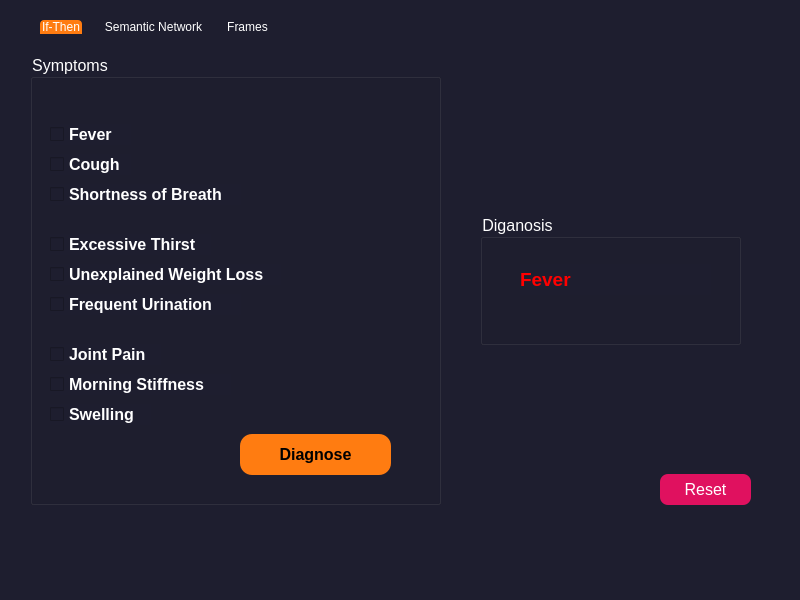
<?xml version="1.0" encoding="UTF-8"?>
<ui version="4.0">
 <class>MainWindow</class>
 <widget class="QMainWindow" name="MainWindow">
  <property name="geometry">
   <rect>
    <x>0</x>
    <y>0</y>
    <width>800</width>
    <height>600</height>
   </rect>
  </property>
  <property name="minimumSize">
   <size>
    <width>800</width>
    <height>600</height>
   </size>
  </property>
  <property name="maximumSize">
   <size>
    <width>800</width>
    <height>600</height>
   </size>
  </property>
  <property name="windowTitle">
   <string>CDSS</string>
  </property>
  <property name="windowIcon">
   <iconset>
    <normaloff>stethoscope.png</normaloff>stethoscope.png</iconset>
  </property>
  <property name="styleSheet">
   <string notr="true">color: rgb(255, 255, 255);
background-color: #1e1e2f;
</string>
  </property>
  <widget class="QWidget" name="centralwidget">
   <widget class="QTabWidget" name="Tabs">
    <property name="geometry">
     <rect>
      <x>30</x>
      <y>20</y>
      <width>731</width>
      <height>531</height>
     </rect>
    </property>
    <property name="styleSheet">
     <string notr="true">QTabBar::tab:selected {
    background-color: rgb(255, 124, 17);
 border-top-left-radius: 4px;
  border-top-right-radius: 4px;
}

QTabBar::tab:!selected {
    background-color:  #1e1e2f;
}

QTabWidget::pane {
    border: none;

}

QTabBar::tab {
   background-color: #1e1e2f;
    border: none;
padding-right: 2px;
padding-left:2px;
 margin-right: 10px;
margin-left: 10px;
color:white
}</string>
    </property>
    <property name="currentIndex">
     <number>0</number>
    </property>
    <widget class="QWidget" name="tab1">
     <attribute name="title">
      <string>If-Then</string>
     </attribute>
     <widget class="QGroupBox" name="groupBox">
      <property name="geometry">
       <rect>
        <x>0</x>
        <y>20</y>
        <width>411</width>
        <height>451</height>
       </rect>
      </property>
      <property name="font">
       <font>
        <pointsize>12</pointsize>
       </font>
      </property>
      <property name="title">
       <string>Symptoms</string>
      </property>
      <widget class="QCheckBox" name="tab1_fever">
       <property name="geometry">
        <rect>
         <x>20</x>
         <y>70</y>
         <width>81</width>
         <height>21</height>
        </rect>
       </property>
       <property name="font">
        <font>
         <pointsize>12</pointsize>
         <weight>75</weight>
         <bold>true</bold>
        </font>
       </property>
       <property name="text">
        <string>Fever</string>
       </property>
      </widget>
      <widget class="QCheckBox" name="tab1_cough">
       <property name="geometry">
        <rect>
         <x>20</x>
         <y>100</y>
         <width>81</width>
         <height>21</height>
        </rect>
       </property>
       <property name="font">
        <font>
         <pointsize>12</pointsize>
         <weight>75</weight>
         <bold>true</bold>
        </font>
       </property>
       <property name="text">
        <string>Cough</string>
       </property>
      </widget>
      <widget class="QCheckBox" name="tab1_sob">
       <property name="geometry">
        <rect>
         <x>20</x>
         <y>130</y>
         <width>191</width>
         <height>21</height>
        </rect>
       </property>
       <property name="font">
        <font>
         <pointsize>12</pointsize>
         <weight>75</weight>
         <bold>true</bold>
        </font>
       </property>
       <property name="text">
        <string>Shortness of Breath</string>
       </property>
      </widget>
      <widget class="QCheckBox" name="tab1_urination">
       <property name="geometry">
        <rect>
         <x>20</x>
         <y>240</y>
         <width>191</width>
         <height>21</height>
        </rect>
       </property>
       <property name="font">
        <font>
         <pointsize>12</pointsize>
         <weight>75</weight>
         <bold>true</bold>
        </font>
       </property>
       <property name="text">
        <string>Frequent Urination</string>
       </property>
      </widget>
      <widget class="QCheckBox" name="tab1_thirst">
       <property name="geometry">
        <rect>
         <x>20</x>
         <y>180</y>
         <width>161</width>
         <height>21</height>
        </rect>
       </property>
       <property name="font">
        <font>
         <pointsize>12</pointsize>
         <weight>75</weight>
         <bold>true</bold>
        </font>
       </property>
       <property name="text">
        <string>Excessive Thirst</string>
       </property>
      </widget>
      <widget class="QCheckBox" name="tab1_weight_loss">
       <property name="geometry">
        <rect>
         <x>20</x>
         <y>210</y>
         <width>231</width>
         <height>21</height>
        </rect>
       </property>
       <property name="font">
        <font>
         <pointsize>12</pointsize>
         <weight>75</weight>
         <bold>true</bold>
        </font>
       </property>
       <property name="text">
        <string>Unexplained Weight Loss</string>
       </property>
      </widget>
      <widget class="QCheckBox" name="tab1_swelling">
       <property name="geometry">
        <rect>
         <x>20</x>
         <y>350</y>
         <width>101</width>
         <height>21</height>
        </rect>
       </property>
       <property name="font">
        <font>
         <pointsize>12</pointsize>
         <weight>75</weight>
         <bold>true</bold>
        </font>
       </property>
       <property name="text">
        <string>Swelling </string>
       </property>
      </widget>
      <widget class="QCheckBox" name="tab1_joint_pain">
       <property name="geometry">
        <rect>
         <x>20</x>
         <y>290</y>
         <width>111</width>
         <height>21</height>
        </rect>
       </property>
       <property name="font">
        <font>
         <pointsize>12</pointsize>
         <weight>75</weight>
         <bold>true</bold>
        </font>
       </property>
       <property name="text">
        <string>Joint Pain</string>
       </property>
      </widget>
      <widget class="QCheckBox" name="tab1_stiffness">
       <property name="geometry">
        <rect>
         <x>20</x>
         <y>320</y>
         <width>181</width>
         <height>21</height>
        </rect>
       </property>
       <property name="font">
        <font>
         <pointsize>12</pointsize>
         <weight>75</weight>
         <bold>true</bold>
        </font>
       </property>
       <property name="text">
        <string>Morning Stiffness</string>
       </property>
      </widget>
      <widget class="QPushButton" name="tab1_diagnose">
       <property name="geometry">
        <rect>
         <x>210</x>
         <y>380</y>
         <width>151</width>
         <height>41</height>
        </rect>
       </property>
       <property name="styleSheet">
        <string notr="true">QPushButton {
    background-color: rgb(255, 124, 17);;
    border-radius: 12px;
    color: #000;
    font-weight: bold;
    padding: 10px 15px;
    text-align: center;
    width: 100%;
    border: 0;
    font-size: 16px;
}


QPushButton:pressed {
    background: #e6c800; 
}

</string>
       </property>
       <property name="text">
        <string>Diagnose</string>
       </property>
       <property name="iconSize">
        <size>
         <width>20</width>
         <height>20</height>
        </size>
       </property>
      </widget>
     </widget>
     <widget class="QGroupBox" name="groupBox_2">
      <property name="geometry">
       <rect>
        <x>450</x>
        <y>180</y>
        <width>261</width>
        <height>131</height>
       </rect>
      </property>
      <property name="font">
       <font>
        <pointsize>12</pointsize>
       </font>
      </property>
      <property name="title">
       <string>Diganosis</string>
      </property>
      <widget class="QLabel" name="tab1_diag">
       <property name="geometry">
        <rect>
         <x>40</x>
         <y>50</y>
         <width>191</width>
         <height>31</height>
        </rect>
       </property>
       <property name="font">
        <font>
         <pointsize>14</pointsize>
         <weight>75</weight>
         <bold>true</bold>
        </font>
       </property>
       <property name="styleSheet">
        <string notr="true">color: red;</string>
       </property>
       <property name="text">
        <string>Fever</string>
       </property>
      </widget>
     </widget>
     <widget class="QPushButton" name="tab1_reset">
      <property name="geometry">
       <rect>
        <x>630</x>
        <y>440</y>
        <width>91</width>
        <height>31</height>
       </rect>
      </property>
      <property name="font">
       <font>
        <pointsize>12</pointsize>
       </font>
      </property>
      <property name="styleSheet">
       <string notr="true">QPushButton {
    background-color: #E0115F; 
    color: white;
    border-radius: 8px;
    padding: 5px 10px;
}

QPushButton:pressed {
    background-color: #B00D4C;
    border: 1.2px inset gray;
}
</string>
      </property>
      <property name="text">
       <string>Reset</string>
      </property>
     </widget>
     <widget class="QLabel" name="label_4">
      <property name="geometry">
       <rect>
        <x>590</x>
        <y>20</y>
        <width>131</width>
        <height>101</height>
       </rect>
      </property>
      <property name="text">
       <string/>
      </property>
      <property name="pixmap">
       <pixmap>heart.png</pixmap>
      </property>
      <property name="scaledContents">
       <bool>true</bool>
      </property>
     </widget>
    </widget>
    <widget class="QWidget" name="tab2">
     <attribute name="title">
      <string>Semantic Network</string>
     </attribute>
     <widget class="QGroupBox" name="groupBox_3">
      <property name="geometry">
       <rect>
        <x>0</x>
        <y>20</y>
        <width>411</width>
        <height>451</height>
       </rect>
      </property>
      <property name="font">
       <font>
        <pointsize>12</pointsize>
       </font>
      </property>
      <property name="title">
       <string>Symptoms</string>
      </property>
      <widget class="QCheckBox" name="tab2_fever">
       <property name="geometry">
        <rect>
         <x>20</x>
         <y>70</y>
         <width>81</width>
         <height>21</height>
        </rect>
       </property>
       <property name="font">
        <font>
         <pointsize>12</pointsize>
         <weight>75</weight>
         <bold>true</bold>
        </font>
       </property>
       <property name="text">
        <string>Fever</string>
       </property>
      </widget>
      <widget class="QCheckBox" name="tab2_cough">
       <property name="geometry">
        <rect>
         <x>20</x>
         <y>100</y>
         <width>81</width>
         <height>21</height>
        </rect>
       </property>
       <property name="font">
        <font>
         <pointsize>12</pointsize>
         <weight>75</weight>
         <bold>true</bold>
        </font>
       </property>
       <property name="text">
        <string>Cough</string>
       </property>
      </widget>
      <widget class="QCheckBox" name="tab2_sob">
       <property name="geometry">
        <rect>
         <x>20</x>
         <y>130</y>
         <width>191</width>
         <height>21</height>
        </rect>
       </property>
       <property name="font">
        <font>
         <pointsize>12</pointsize>
         <weight>75</weight>
         <bold>true</bold>
        </font>
       </property>
       <property name="text">
        <string>Shortness of Breath</string>
       </property>
      </widget>
      <widget class="QCheckBox" name="tab2_urination">
       <property name="geometry">
        <rect>
         <x>20</x>
         <y>240</y>
         <width>191</width>
         <height>21</height>
        </rect>
       </property>
       <property name="font">
        <font>
         <pointsize>12</pointsize>
         <weight>75</weight>
         <bold>true</bold>
        </font>
       </property>
       <property name="text">
        <string>Frequent Urination</string>
       </property>
      </widget>
      <widget class="QCheckBox" name="tab2_thirst">
       <property name="geometry">
        <rect>
         <x>20</x>
         <y>180</y>
         <width>161</width>
         <height>21</height>
        </rect>
       </property>
       <property name="font">
        <font>
         <pointsize>12</pointsize>
         <weight>75</weight>
         <bold>true</bold>
        </font>
       </property>
       <property name="text">
        <string>Excessive Thirst</string>
       </property>
      </widget>
      <widget class="QCheckBox" name="tab2_weight_loss">
       <property name="geometry">
        <rect>
         <x>20</x>
         <y>210</y>
         <width>231</width>
         <height>21</height>
        </rect>
       </property>
       <property name="font">
        <font>
         <pointsize>12</pointsize>
         <weight>75</weight>
         <bold>true</bold>
        </font>
       </property>
       <property name="text">
        <string>Unexplained Weight Loss</string>
       </property>
      </widget>
      <widget class="QCheckBox" name="tab2_swelling">
       <property name="geometry">
        <rect>
         <x>20</x>
         <y>350</y>
         <width>101</width>
         <height>21</height>
        </rect>
       </property>
       <property name="font">
        <font>
         <pointsize>12</pointsize>
         <weight>75</weight>
         <bold>true</bold>
        </font>
       </property>
       <property name="text">
        <string>Swelling </string>
       </property>
      </widget>
      <widget class="QCheckBox" name="tab2_joint_pain">
       <property name="geometry">
        <rect>
         <x>20</x>
         <y>290</y>
         <width>111</width>
         <height>21</height>
        </rect>
       </property>
       <property name="font">
        <font>
         <pointsize>12</pointsize>
         <weight>75</weight>
         <bold>true</bold>
        </font>
       </property>
       <property name="text">
        <string>Joint Pain</string>
       </property>
      </widget>
      <widget class="QCheckBox" name="tab2_stiffness">
       <property name="geometry">
        <rect>
         <x>20</x>
         <y>320</y>
         <width>181</width>
         <height>21</height>
        </rect>
       </property>
       <property name="font">
        <font>
         <pointsize>12</pointsize>
         <weight>75</weight>
         <bold>true</bold>
        </font>
       </property>
       <property name="text">
        <string>Morning Stiffness</string>
       </property>
      </widget>
      <widget class="QPushButton" name="tab2_diagnose">
       <property name="geometry">
        <rect>
         <x>210</x>
         <y>380</y>
         <width>151</width>
         <height>41</height>
        </rect>
       </property>
       <property name="styleSheet">
        <string notr="true">QPushButton {
    background-color: rgb(255, 124, 17);;
    border-radius: 12px;
    color: #000;
    font-weight: bold;
    padding: 10px 15px;
    text-align: center;
    width: 100%;
    border: 0;
    font-size: 16px;
}


QPushButton:pressed {
    background: #e6c800; 
}

</string>
       </property>
       <property name="text">
        <string>Diagnose</string>
       </property>
       <property name="iconSize">
        <size>
         <width>20</width>
         <height>20</height>
        </size>
       </property>
      </widget>
     </widget>
     <widget class="QGroupBox" name="groupBox_4">
      <property name="geometry">
       <rect>
        <x>450</x>
        <y>180</y>
        <width>261</width>
        <height>131</height>
       </rect>
      </property>
      <property name="font">
       <font>
        <pointsize>12</pointsize>
       </font>
      </property>
      <property name="title">
       <string>Diganosis</string>
      </property>
      <widget class="QLabel" name="tab2_diag">
       <property name="geometry">
        <rect>
         <x>40</x>
         <y>50</y>
         <width>191</width>
         <height>31</height>
        </rect>
       </property>
       <property name="font">
        <font>
         <pointsize>14</pointsize>
         <weight>75</weight>
         <bold>true</bold>
        </font>
       </property>
       <property name="styleSheet">
        <string notr="true">color: red;</string>
       </property>
       <property name="text">
        <string>Fever</string>
       </property>
      </widget>
     </widget>
     <widget class="QPushButton" name="tab2_reset">
      <property name="geometry">
       <rect>
        <x>630</x>
        <y>440</y>
        <width>91</width>
        <height>31</height>
       </rect>
      </property>
      <property name="font">
       <font>
        <pointsize>12</pointsize>
       </font>
      </property>
      <property name="styleSheet">
       <string notr="true">QPushButton {
    background-color: #E0115F; 
    color: white;
    border-radius: 8px;
    padding: 5px 10px;
}

QPushButton:pressed {
    background-color: #B00D4C;
    border: 1.2px inset gray;
}
</string>
      </property>
      <property name="text">
       <string>Reset</string>
      </property>
     </widget>
     <widget class="QLabel" name="label_5">
      <property name="geometry">
       <rect>
        <x>590</x>
        <y>20</y>
        <width>131</width>
        <height>101</height>
       </rect>
      </property>
      <property name="text">
       <string/>
      </property>
      <property name="pixmap">
       <pixmap>heart.png</pixmap>
      </property>
      <property name="scaledContents">
       <bool>true</bool>
      </property>
     </widget>
    </widget>
    <widget class="QWidget" name="tab3">
     <attribute name="title">
      <string>Frames</string>
     </attribute>
     <widget class="QGroupBox" name="groupBox_5">
      <property name="geometry">
       <rect>
        <x>0</x>
        <y>20</y>
        <width>321</width>
        <height>251</height>
       </rect>
      </property>
      <property name="title">
       <string>Patient Frame</string>
      </property>
      <widget class="QLabel" name="label">
       <property name="geometry">
        <rect>
         <x>20</x>
         <y>40</y>
         <width>101</width>
         <height>21</height>
        </rect>
       </property>
       <property name="font">
        <font>
         <pointsize>12</pointsize>
         <weight>75</weight>
         <bold>true</bold>
        </font>
       </property>
       <property name="text">
        <string>First Name</string>
       </property>
      </widget>
      <widget class="QLabel" name="label_2">
       <property name="geometry">
        <rect>
         <x>20</x>
         <y>90</y>
         <width>91</width>
         <height>21</height>
        </rect>
       </property>
       <property name="font">
        <font>
         <pointsize>12</pointsize>
         <weight>75</weight>
         <bold>true</bold>
        </font>
       </property>
       <property name="text">
        <string>Last Name</string>
       </property>
      </widget>
      <widget class="QLabel" name="label_3">
       <property name="geometry">
        <rect>
         <x>20</x>
         <y>140</y>
         <width>51</width>
         <height>21</height>
        </rect>
       </property>
       <property name="font">
        <font>
         <pointsize>12</pointsize>
         <weight>75</weight>
         <bold>true</bold>
        </font>
       </property>
       <property name="text">
        <string>Age</string>
       </property>
      </widget>
      <widget class="QLineEdit" name="tab3_first_name">
       <property name="geometry">
        <rect>
         <x>150</x>
         <y>40</y>
         <width>141</width>
         <height>31</height>
        </rect>
       </property>
      </widget>
      <widget class="QLineEdit" name="tab3_last_name">
       <property name="geometry">
        <rect>
         <x>150</x>
         <y>80</y>
         <width>141</width>
         <height>31</height>
        </rect>
       </property>
      </widget>
      <widget class="QLineEdit" name="tab3_age">
       <property name="geometry">
        <rect>
         <x>150</x>
         <y>130</y>
         <width>141</width>
         <height>31</height>
        </rect>
       </property>
      </widget>
     </widget>
     <widget class="QGroupBox" name="groupBox_6">
      <property name="geometry">
       <rect>
        <x>350</x>
        <y>20</y>
        <width>371</width>
        <height>451</height>
       </rect>
      </property>
      <property name="font">
       <font>
        <pointsize>12</pointsize>
       </font>
      </property>
      <property name="title">
       <string>Symptoms</string>
      </property>
      <widget class="QCheckBox" name="tab3_fever">
       <property name="geometry">
        <rect>
         <x>20</x>
         <y>70</y>
         <width>81</width>
         <height>21</height>
        </rect>
       </property>
       <property name="font">
        <font>
         <pointsize>12</pointsize>
         <weight>75</weight>
         <bold>true</bold>
        </font>
       </property>
       <property name="text">
        <string>Fever</string>
       </property>
      </widget>
      <widget class="QCheckBox" name="tab3_cough">
       <property name="geometry">
        <rect>
         <x>20</x>
         <y>100</y>
         <width>81</width>
         <height>21</height>
        </rect>
       </property>
       <property name="font">
        <font>
         <pointsize>12</pointsize>
         <weight>75</weight>
         <bold>true</bold>
        </font>
       </property>
       <property name="text">
        <string>Cough</string>
       </property>
      </widget>
      <widget class="QCheckBox" name="tab3_sob">
       <property name="geometry">
        <rect>
         <x>20</x>
         <y>130</y>
         <width>191</width>
         <height>21</height>
        </rect>
       </property>
       <property name="font">
        <font>
         <pointsize>12</pointsize>
         <weight>75</weight>
         <bold>true</bold>
        </font>
       </property>
       <property name="text">
        <string>Shortness of Breath</string>
       </property>
      </widget>
      <widget class="QCheckBox" name="tab3_urination">
       <property name="geometry">
        <rect>
         <x>20</x>
         <y>240</y>
         <width>191</width>
         <height>21</height>
        </rect>
       </property>
       <property name="font">
        <font>
         <pointsize>12</pointsize>
         <weight>75</weight>
         <bold>true</bold>
        </font>
       </property>
       <property name="text">
        <string>Frequent Urination</string>
       </property>
      </widget>
      <widget class="QCheckBox" name="tab3_thirst">
       <property name="geometry">
        <rect>
         <x>20</x>
         <y>180</y>
         <width>161</width>
         <height>21</height>
        </rect>
       </property>
       <property name="font">
        <font>
         <pointsize>12</pointsize>
         <weight>75</weight>
         <bold>true</bold>
        </font>
       </property>
       <property name="text">
        <string>Excessive Thirst</string>
       </property>
      </widget>
      <widget class="QCheckBox" name="tab3_weight_loss">
       <property name="geometry">
        <rect>
         <x>20</x>
         <y>210</y>
         <width>231</width>
         <height>21</height>
        </rect>
       </property>
       <property name="font">
        <font>
         <pointsize>12</pointsize>
         <weight>75</weight>
         <bold>true</bold>
        </font>
       </property>
       <property name="text">
        <string>Unexplained Weight Loss</string>
       </property>
      </widget>
      <widget class="QCheckBox" name="tab3_swelling">
       <property name="geometry">
        <rect>
         <x>20</x>
         <y>350</y>
         <width>101</width>
         <height>21</height>
        </rect>
       </property>
       <property name="font">
        <font>
         <pointsize>12</pointsize>
         <weight>75</weight>
         <bold>true</bold>
        </font>
       </property>
       <property name="text">
        <string>Swelling </string>
       </property>
      </widget>
      <widget class="QCheckBox" name="tab3_joint_pain">
       <property name="geometry">
        <rect>
         <x>20</x>
         <y>290</y>
         <width>111</width>
         <height>21</height>
        </rect>
       </property>
       <property name="font">
        <font>
         <pointsize>12</pointsize>
         <weight>75</weight>
         <bold>true</bold>
        </font>
       </property>
       <property name="text">
        <string>Joint Pain</string>
       </property>
      </widget>
      <widget class="QCheckBox" name="tab3_stiffness">
       <property name="geometry">
        <rect>
         <x>20</x>
         <y>320</y>
         <width>181</width>
         <height>21</height>
        </rect>
       </property>
       <property name="font">
        <font>
         <pointsize>12</pointsize>
         <weight>75</weight>
         <bold>true</bold>
        </font>
       </property>
       <property name="text">
        <string>Morning Stiffness</string>
       </property>
      </widget>
      <widget class="QPushButton" name="tab3_diagnose">
       <property name="geometry">
        <rect>
         <x>210</x>
         <y>380</y>
         <width>151</width>
         <height>41</height>
        </rect>
       </property>
       <property name="styleSheet">
        <string notr="true">QPushButton {
    background-color: rgb(255, 124, 17);;
    border-radius: 12px;
    color: #000;
    font-weight: bold;
    padding: 10px 15px;
    text-align: center;
    width: 100%;
    border: 0;
    font-size: 16px;
}


QPushButton:pressed {
    background: #e6c800; 
}

</string>
       </property>
       <property name="text">
        <string>Diagnose</string>
       </property>
       <property name="iconSize">
        <size>
         <width>20</width>
         <height>20</height>
        </size>
       </property>
      </widget>
     </widget>
     <widget class="QGroupBox" name="groupBox_7">
      <property name="geometry">
       <rect>
        <x>0</x>
        <y>290</y>
        <width>261</width>
        <height>131</height>
       </rect>
      </property>
      <property name="font">
       <font>
        <pointsize>12</pointsize>
       </font>
      </property>
      <property name="title">
       <string>Diganosis</string>
      </property>
      <widget class="QLabel" name="tab3_diag">
       <property name="geometry">
        <rect>
         <x>40</x>
         <y>50</y>
         <width>191</width>
         <height>31</height>
        </rect>
       </property>
       <property name="font">
        <font>
         <pointsize>14</pointsize>
         <weight>75</weight>
         <bold>true</bold>
        </font>
       </property>
       <property name="styleSheet">
        <string notr="true">color: red;</string>
       </property>
       <property name="text">
        <string>Fever</string>
       </property>
      </widget>
     </widget>
     <widget class="QPushButton" name="tab3_reset">
      <property name="geometry">
       <rect>
        <x>190</x>
        <y>460</y>
        <width>101</width>
        <height>31</height>
       </rect>
      </property>
      <property name="font">
       <font>
        <pointsize>12</pointsize>
       </font>
      </property>
      <property name="styleSheet">
       <string notr="true">QPushButton {
    background-color: #00A86B; 
    color: white;
    border-radius: 8px;
    padding: 5px 10px;
}

QPushButton:pressed {
    background-color: #00804D;
    border: 1.2px inset gray;
}
</string>
      </property>
      <property name="text">
       <string>New Patient</string>
      </property>
     </widget>
    </widget>
   </widget>
  </widget>
  <widget class="QMenuBar" name="menubar">
   <property name="geometry">
    <rect>
     <x>0</x>
     <y>0</y>
     <width>800</width>
     <height>21</height>
    </rect>
   </property>
  </widget>
  <widget class="QStatusBar" name="statusbar"/>
 </widget>
 <resources/>
 <connections/>
</ui>
